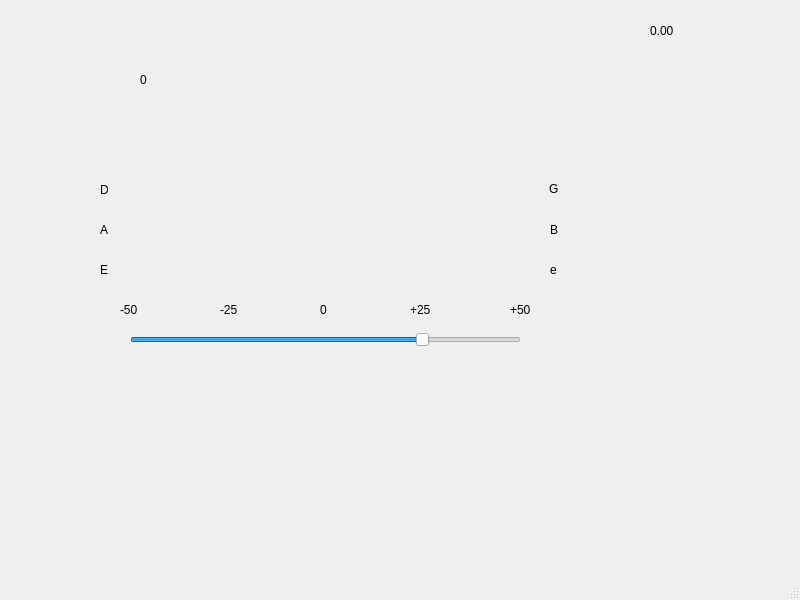
<?xml version="1.0" encoding="UTF-8"?>
<ui version="4.0">
 <class>MainWindow</class>
 <widget class="QMainWindow" name="MainWindow">
  <property name="geometry">
   <rect>
    <x>0</x>
    <y>0</y>
    <width>800</width>
    <height>600</height>
   </rect>
  </property>
  <property name="windowTitle">
   <string>MainWindow</string>
  </property>
  <property name="toolTipDuration">
   <number>0</number>
  </property>
  <widget class="QWidget" name="centralwidget">
   <widget class="QLabel" name="lblHz">
    <property name="geometry">
     <rect>
      <x>650</x>
      <y>20</y>
      <width>101</width>
      <height>21</height>
     </rect>
    </property>
    <property name="text">
     <string>0.00</string>
    </property>
   </widget>
   <widget class="QLabel" name="lbl_G_string">
    <property name="geometry">
     <rect>
      <x>549</x>
      <y>179</y>
      <width>111</width>
      <height>20</height>
     </rect>
    </property>
    <property name="text">
     <string>G</string>
    </property>
   </widget>
   <widget class="QLabel" name="lbl_B_string">
    <property name="geometry">
     <rect>
      <x>550</x>
      <y>220</y>
      <width>111</width>
      <height>19</height>
     </rect>
    </property>
    <property name="text">
     <string>B</string>
    </property>
   </widget>
   <widget class="QLabel" name="lbl_e_string">
    <property name="geometry">
     <rect>
      <x>550</x>
      <y>260</y>
      <width>101</width>
      <height>19</height>
     </rect>
    </property>
    <property name="text">
     <string>e</string>
    </property>
   </widget>
   <widget class="QLabel" name="lbl_D_string">
    <property name="geometry">
     <rect>
      <x>100</x>
      <y>180</y>
      <width>70</width>
      <height>19</height>
     </rect>
    </property>
    <property name="text">
     <string>D</string>
    </property>
   </widget>
   <widget class="QLabel" name="lbl_A_string">
    <property name="geometry">
     <rect>
      <x>100</x>
      <y>220</y>
      <width>70</width>
      <height>19</height>
     </rect>
    </property>
    <property name="text">
     <string>A</string>
    </property>
   </widget>
   <widget class="QLabel" name="lbl_E_string">
    <property name="geometry">
     <rect>
      <x>100</x>
      <y>260</y>
      <width>70</width>
      <height>19</height>
     </rect>
    </property>
    <property name="text">
     <string>E</string>
    </property>
   </widget>
   <widget class="QSlider" name="slider_cent">
    <property name="geometry">
     <rect>
      <x>130</x>
      <y>330</y>
      <width>391</width>
      <height>20</height>
     </rect>
    </property>
    <property name="minimum">
     <number>0</number>
    </property>
    <property name="value">
     <number>75</number>
    </property>
    <property name="orientation">
     <enum>Qt::Orientation::Horizontal</enum>
    </property>
   </widget>
   <widget class="QLabel" name="lbl_cent">
    <property name="geometry">
     <rect>
      <x>140</x>
      <y>70</y>
      <width>70</width>
      <height>19</height>
     </rect>
    </property>
    <property name="text">
     <string>0</string>
    </property>
   </widget>
   <widget class="QLabel" name="lbl_cent_2">
    <property name="geometry">
     <rect>
      <x>220</x>
      <y>300</y>
      <width>41</width>
      <height>19</height>
     </rect>
    </property>
    <property name="text">
     <string>-25</string>
    </property>
   </widget>
   <widget class="QLabel" name="lbl_cent_3">
    <property name="geometry">
     <rect>
      <x>120</x>
      <y>300</y>
      <width>41</width>
      <height>19</height>
     </rect>
    </property>
    <property name="text">
     <string>-50</string>
    </property>
   </widget>
   <widget class="QLabel" name="lbl_cent_4">
    <property name="geometry">
     <rect>
      <x>320</x>
      <y>300</y>
      <width>41</width>
      <height>19</height>
     </rect>
    </property>
    <property name="text">
     <string>0</string>
    </property>
   </widget>
   <widget class="QLabel" name="lbl_cent_5">
    <property name="geometry">
     <rect>
      <x>410</x>
      <y>300</y>
      <width>41</width>
      <height>19</height>
     </rect>
    </property>
    <property name="text">
     <string>+25</string>
    </property>
   </widget>
   <widget class="QLabel" name="lbl_cent_6">
    <property name="geometry">
     <rect>
      <x>510</x>
      <y>300</y>
      <width>41</width>
      <height>19</height>
     </rect>
    </property>
    <property name="text">
     <string>+50</string>
    </property>
   </widget>
  </widget>
  <widget class="QMenuBar" name="menubar">
   <property name="geometry">
    <rect>
     <x>0</x>
     <y>0</y>
     <width>800</width>
     <height>26</height>
    </rect>
   </property>
  </widget>
  <widget class="QStatusBar" name="statusbar"/>
 </widget>
 <resources/>
 <connections/>
</ui>
